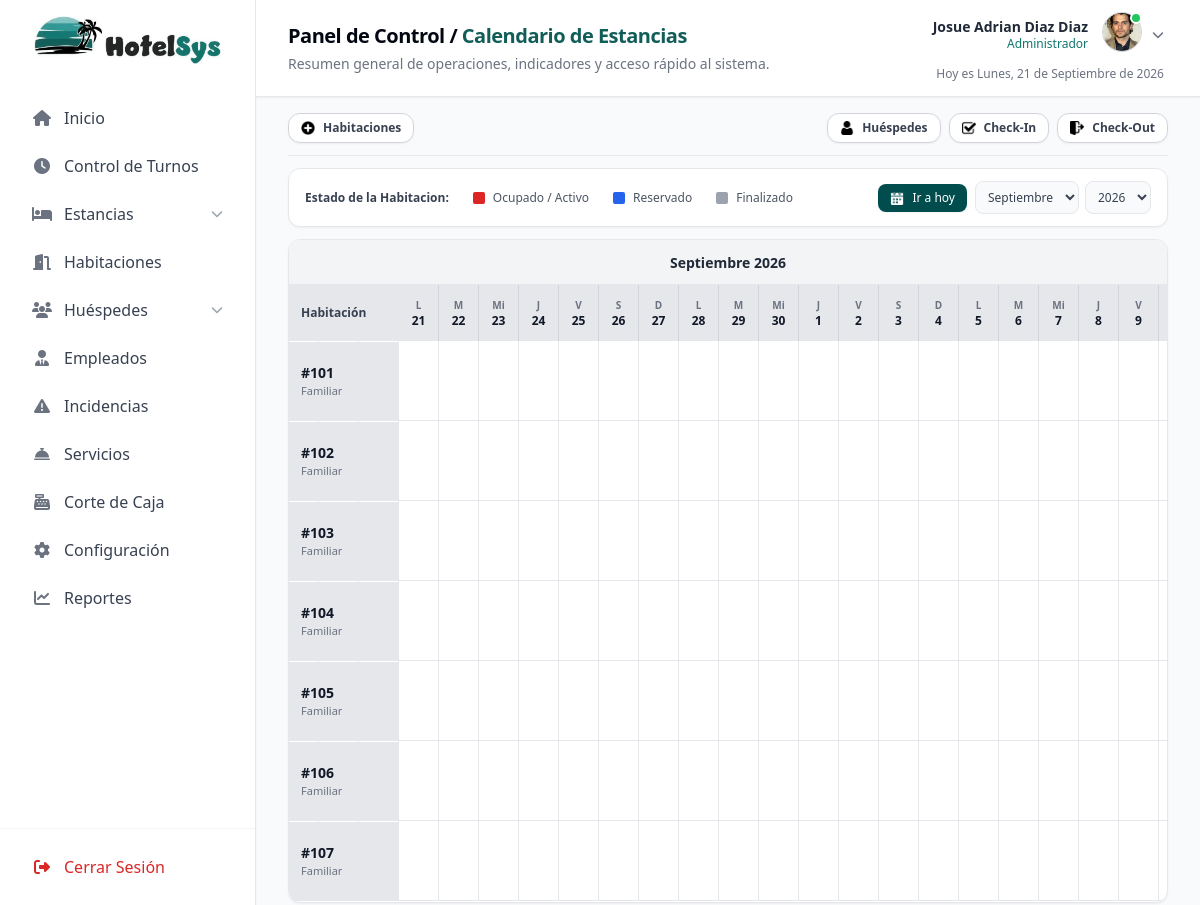
/calendario_estancias.php (signed in), run on the app's committed database.
### tables this page shows
CREATE TABLE `habitaciones` (
  `id_habitacion` int(11) NOT NULL,
  `tipo_habitacion` varchar(100) NOT NULL,
  `numero_habitacion` varchar(20) NOT NULL,
  `estatus` enum('disponible','ocupada','mantenimiento','limpieza') NOT NULL DEFAULT 'disponible',
  `precio` decimal(10,2) NOT NULL DEFAULT 0.00,
  `cantidad_personas` int(11) NOT NULL DEFAULT 1,
  `id_huesped` int(11) DEFAULT NULL
);

### calendario_estancias.php (the view, shortened to what this page needs)
<?php
require_once 'config/conexion.php';
$pdo->setAttribute(PDO::ATTR_ERRMODE, PDO::ERRMODE_EXCEPTION);
$mes_actual = isset($_GET['mes']) ? intval($_GET['mes']) : intval(date('m'));
$anio_actual = isset($_GET['anio']) ? intval($_GET['anio']) : intval(date('Y'));
$mes_anterior_ini = $mes_actual - 1;
$anio_anterior_ini = $anio_actual;
$mes_siguiente_ini = $mes_actual + 1;
$anio_siguiente_ini = $anio_actual;
function obtenerDatosMes($pdo, $mes, $anio) {
    $primer_dia = sprintf('%04d-%02d-01', $anio, $mes);
    $total_dias = intval(date('t', strtotime($primer_dia)));
    $ultimo_dia = sprintf('%04d-%02d-%02d', $anio, $mes, $total_dias);
    $stmt_est = $pdo->prepare("
        SELECT e.*, h.nombre, h.apellido_p
        FROM estancias e
        LEFT JOIN huesped h ON e.id_huesped = h.id_huesped
        WHERE (e.fecha_entrada <= :ultimo_dia AND e.fecha_salida >= :primer_dia)
    ");
    $stmt_est->execute([
        'ultimo_dia'  => $ultimo_dia . ' 23:59:59',
        'primer_dia'  => $primer_dia . ' 00:00:00'
    ]);
    $estancias = $stmt_est->fetchAll();
    $mapa = [];
    foreach ($estancias as $est) {
        $mapa[$est['id_habitacion']][] = $est;
    }
    return ['total_dias' => $total_dias, 'estancias' => $mapa, 'primer_str' => $primer_dia, 'ultimo_str' => $ultimo_dia];
}
$info_ant = obtenerDatosMes($pdo, $mes_anterior_ini, $anio_anterior_ini);
$info_act = obtenerDatosMes($pdo, $mes_actual, $anio_actual);
$info_sig = obtenerDatosMes($pdo, $mes_siguiente_ini, $anio_siguiente_ini);
$stmt_hab = $pdo->query("SELECT * FROM habitaciones ORDER BY LPAD(numero_habitacion, 10, '0') ASC");
$habitaciones = $stmt_hab->fetchAll();
include 'includes/header.php';
?>
            <div class="py-4 px-6 md:px-8 space-y-3 max-w-full mx-auto w-full text-gray-700">
                <div class="flex flex-wrap items-center justify-between gap-3 pb-3 border-b border-gray-200">
                    <div class="flex items-center gap-2">
                        <button onclick="window.location.href='habitaciones.php'" class="px-3 py-1.5 bg-white text-gray-700 border border-gray-300 text-xs font-semibold rounded-xl hover:bg-gray-50 transition-colors shadow-sm flex items-center gap-2">
                            <img src="icons/agregar.png" alt="Habitaciones" class="w-3.5 h-3.5 object-contain">
                            <span>Habitaciones</span>
                        </button>
                    </div>
                    <div class="flex flex-wrap items-center gap-2">
                        <button onclick="window.location.href='huespedes.php'" class="px-3 py-1.5 bg-white text-gray-700 border border-gray-300 text-xs font-semibold rounded-xl hover:bg-gray-50 transition-colors shadow-sm flex items-center gap-2">
                            <img src="icons/huesped.png" alt="Huéspedes" class="w-3.5 h-3.5 object-contain">
                            <span>Huéspedes</span>
                        </button>
                        <button onclick="window.location.href='check_in.php'" class="px-3 py-1.5 bg-white text-gray-700 border border-gray-300 text-xs font-semibold rounded-xl hover:bg-gray-50 transition-colors shadow-sm flex items-center gap-2">
                            <img src="icons/check-in.png" alt="Check-In" class="w-3.5 h-3.5 object-contain">
                            <span>Check-In</span>
                        </button>
                        <button onclick="window.location.href='check_out.php'" class="px-3 py-1.5 bg-white text-gray-700 border border-gray-300 text-xs font-semibold rounded-xl hover:bg-gray-50 transition-colors shadow-sm flex items-center gap-2">
                            <img src="icons/check-out.png" alt="Check-Out" class="w-3.5 h-3.5 object-contain">
                            <span>Check-Out</span>
                        </button>
                    </div>
                </div>
                <div class="bg-white border border-gray-200 rounded-xl px-4 py-3 shadow-sm flex flex-col md:flex-row items-center justify-between gap-4 text-xs">
                    <div class="flex items-center gap-6">
                        <span class="font-semibold text-gray-700">Estado de la Habitacion:</span>
                        <div class="flex items-center gap-2">
                            <span class="w-3 h-3 bg-red-600 rounded-sm"></span>
                            <span class="text-gray-600">Ocupado / Activo</span>
                        </div>
                        <div class="flex items-center gap-2">
                            <span class="w-3 h-3 bg-blue-600 rounded-sm"></span>
                            <span class="text-gray-600">Reservado</span>
                        </div>
                        <div class="flex items-center gap-2">
                            <span class="w-3 h-3 bg-gray-400 rounded-sm"></span>
                            <span class="text-gray-600">Finalizado</span>
                        </div>
                    </div>
                    <div class="flex items-center gap-2">
                        <?php
                            $meses_es = [1=>'Enero', 2=>'Febrero', 3=>'Marzo', 4=>'Abril', 5=>'Mayo', 6=>'Junio', 7=>'Julio', 8=>'Agosto', 9=>'Septiembre', 10=>'Octubre', 11=>'Noviembre', 12=>'Diciembre'];
                            $mes_actual_num = intval(date('n'));
                            $anio_actual_num = intval(date('Y'));
                        ?>
                        <a href="calendario_estancias.php?mes=<?php echo $mes_actual_num; ?>&anio=<?php echo $anio_actual_num; ?>"
                           class="px-3 py-1.5 bg-[#014d4e] hover:bg-[#013b3c] text-white text-xs font-medium rounded-lg shadow-sm transition-colors flex items-center gap-2">
                            <img src="icons/calendario.png" alt="Calendario" class="w-3.5 h-3.5 object-contain filter invert">
                            <span>Ir a hoy</span>
                        </a>
                        <form method="GET" action="calendario_estancias.php" class="flex items-center gap-1.5">
                            <select name="mes" onchange="this.form.submit()" class="px-2 py-1.5 bg-gray-50 border border-gray-200 rounded-lg text-xs font-medium text-gray-700 focus:outline-none focus:ring-1 focus:ring-gray-400">
                                <?php foreach ($meses_es as $num_m => $nombre_m): ?>
                                    <option value="<?php echo $num_m; ?>" <?php echo ($num_m == $mes_actual) ? 'selected' : ''; ?>>
                                        <?php echo $nombre_m; ?>
                                    </option>
                                <?php endforeach; ?>
                            </select>
                            <select name="anio" onchange="this.form.submit()" class="px-2 py-1.5 bg-gray-50 border border-gray-200 rounded-lg text-xs font-medium text-gray-700 focus:outline-none focus:ring-1 focus:ring-gray-400">
                                <?php for ($a = 2025; $a <= 2035; $a++): ?>
                                    <option value="<?php echo $a; ?>" <?php echo ($a == $anio_actual) ? 'selected' : ''; ?>>
                                        <?php echo $a; ?>
                                    </option>
                                <?php endfor; ?>
                            </select>
                        </form>
                    </div>
                </div>
                <div class="bg-white border border-gray-200 rounded-xl shadow-sm overflow-hidden">
                    <div class="bg-gray-100 border-b border-gray-200 py-2.5 px-4 text-center sticky top-0 z-30">
                        <span id="label-mes-actual" class="text-sm font-bold text-gray-800"
                              data-mes-actual="<?php echo $mes_actual; ?>" data-anio-actual="<?php echo $anio_actual; ?>"
                              data-mes-min="<?php echo $mes_anterior_ini; ?>" data-anio-min="<?php echo $anio_anterior_ini; ?>"
                              data-mes-max="<?php echo $mes_siguiente_ini; ?>" data-anio-max="<?php echo $anio_siguiente_ini; ?>">
                        </span>
                    </div>
                    <div id="contenedor-scroll-calendario" class="overflow-x-auto overflow-y-scroll w-full relative cursor-grab active:cursor-grabbing select-none" style="max-height: 70vh;">
                        <table id="tabla-calendario" class="w-full border-collapse text-left text-xs" style="table-layout: fixed; min-width: 2700px;">
                            <thead>
                                <tr id="fila-encabezado-dias" class="bg-gray-50 text-gray-700">
                                    <th class="py-3 px-3 font-semibold border-r border-b border-gray-300 columna-fija-habitacion" style="position: sticky; top: 0; z-index: 40; background-color: #e5e7eb !important;">Habitación</th>
                                    <?php
                                    $bloques_iniciales = [
                                        [$mes_anterior_ini, $anio_anterior_ini, $info_ant],
                                        [$mes_actual, $anio_actual, $info_act],
                                        [$mes_siguiente_ini, $anio_siguiente_ini, $info_sig]
                                    ];
                                    foreach ($bloques_iniciales as [$m_iter, $a_iter, $inf]):
                                        for ($d = 1; $d <= $inf['total_dias']; $d++):
                                            $fecha_iter = sprintf('%04d-%02d-%02d', $a_iter, $m_iter, $d);
                                            $num_dia_semana = date('N', strtotime($fecha_iter));
                                    ?>
                                        <th class="p-0 text-center font-medium col-dia" style="width: 40px; min-width: 40px; max-width: 40px; position: sticky; top: 0; z-index: 30;" data-dia-col="<?php echo $d; ?>" data-mes="<?php echo $m_iter; ?>" data-anio="<?php echo $a_iter; ?>" data-fecha="<?php echo $fecha_iter; ?>">
                                            <div class="py-3 px-1 bg-gray-200 text-gray-900 font-bold border-r border-gray-300 h-full flex flex-col justify-center">
                                                <span class="block text-[10px] text-gray-500">
                                                    <?php
                                                        $dias_cortos = ['','L','M','Mi','J','V','S','D'];
                                                        echo $dias_cortos[$num_dia_semana];
                                                    ?>
                                                </span>
                                                <?php echo $d; ?>
                                            </div>
                                        </th>
                                    <?php
                                        endfor;
                                    endforeach;
                                    ?>
                                </tr>
                            </thead>
                            <tbody id="cuerpo-tabla-calendario">
                                <?php if (count($habitaciones) > 0): ?>
                                    <?php foreach ($habitaciones as $hab):
                                        $id_hab = $hab['id_habitacion'];
                                    ?>
                                        <tr class="hover:bg-gray-50/50 transition-colors h-20 fila-habitacion" data-id-habitacion="<?php echo $id_hab; ?>">
                                            <td class="py-3 px-3 font-semibold text-gray-900 border-r border-b border-gray-300 whitespace-nowrap align-middle columna-fija-habitacion" style="background-color: #e5e7eb !important;">
                                                <div>
                                                    <span class="text-sm">#<?php echo htmlspecialchars($hab['numero_habitacion']); ?></span>
                                                    <span class="block text-[11px] font-normal text-gray-500 capitalize"><?php echo htmlspecialchars($hab['tipo_habitacion']); ?></span>
                                                </div>
                                            </td>
                                            <?php
                                            foreach ($bloques_iniciales as [$m_iter, $a_iter, $inf]):
                                                $total_dias_mes = $inf['total_dias'];
                                                for ($d = 1; $d <= $total_dias_mes; $d++):
                                                    $fecha_iter = sprintf('%04d-%02d-%02d', $a_iter, $m_iter, $d);
                                            ?>
                                                <td class="p-0 text-center relative h-20 align-middle col-dia-contenido" style="width: 40px; min-width: 40px; max-width: 40px;" data-mes="<?php echo $m_iter; ?>" data-anio="<?php echo $a_iter; ?>" data-dia="<?php echo $d; ?>" data-fecha="<?php echo $fecha_iter; ?>">
                                                    <div class="flex flex-col justify-around h-full py-1.5 px-0.5 border-r border-b border-gray-200"></div>
                                                </td>
                                            <?php
                                                endfor;
                                            endforeach;
                                            ?>
                                        </tr>
                                    <?php endforeach; ?>
                                <?php endif; ?>
                            </tbody>
                        </table>
                    </div>
                </div>
            </div>
        </main>
    </div>
</body>
</html>

### data on the page
habitaciones: numero_habitacion "101", tipo_habitacion "Familiar"
habitaciones: numero_habitacion "102", tipo_habitacion "Familiar"
habitaciones: numero_habitacion "103", tipo_habitacion "Familiar"
habitaciones: numero_habitacion "104", tipo_habitacion "Familiar"
habitaciones: numero_habitacion "105", tipo_habitacion "Familiar"
habitaciones: numero_habitacion "106", tipo_habitacion "Familiar"
habitaciones: numero_habitacion "107", tipo_habitacion "Familiar"

### other printed values
$subtitulo_dinamico "Calendario de Estancias"
$_SESSION['nombre_completo'] "Josue Adrian Diaz Diaz"
$_SESSION['rol'] "Administrador"
$dias_cortos[$num_dia_semana] "L"
$dias_cortos[$num_dia_semana] "M"
$dias_cortos[$num_dia_semana] "Mi"
$dias_cortos[$num_dia_semana] "J"
$dias_cortos[$num_dia_semana] "V"
$dias_cortos[$num_dia_semana] "S"
$dias_cortos[$num_dia_semana] "D"
form field mes "Septiembre"
form field anio "2026"
